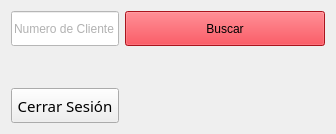
                     <widget class="QWidget" name="lytPsicologo">
                      <layout class="QVBoxLayout" name="verticalLayout_44">
                       <item>
                        <layout class="QGridLayout" name="gridLayout_9">
                         <item row="0" column="0">
                          <widget class="QLineEdit" name="txtNClientePsi">
                           <property name="sizePolicy">
                            <sizepolicy hsizetype="Expanding" vsizetype="Minimum">
                             <horstretch>0</horstretch>
                             <verstretch>0</verstretch>
                            </sizepolicy>
                           </property>
                           <property name="minimumSize">
                            <size>
                             <width>0</width>
                             <height>35</height>
                            </size>
                           </property>
                           <property name="maximumSize">
                            <size>
                             <width>425</width>
                             <height>35</height>
                            </size>
                           </property>
                           <property name="styleSheet">
                            <string notr="true">background-color: rgb(255, 255, 255);
color: rgb(100, 100,100 );
font: 10pt &quot;Montserrat&quot;;
selection-background-color: rgb(237, 28, 40);
</string>
                           </property>
                           <property name="text">
                            <string/>
                           </property>
                           <property name="maxLength">
                            <number>5</number>
                           </property>
                           <property name="placeholderText">
                            <string>Numero de Cliente</string>
                           </property>
                          </widget>
                         </item>
                         <item row="0" column="1">
                          <widget class="QPushButton" name="btnBPsi">
                           <property name="minimumSize">
                            <size>
                             <width>200</width>
                             <height>35</height>
                            </size>
                           </property>
                           <property name="maximumSize">
                            <size>
                             <width>200</width>
                             <height>35</height>
                            </size>
                           </property>
                           <property name="cursor">
                            <cursorShape>PointingHandCursor</cursorShape>
                           </property>
                           <property name="styleSheet">
                            <string notr="true">background-color: rgb(237, 28, 40);
font: 11pt &quot;Montserrat&quot;;</string>
                           </property>
                           <property name="text">
                            <string>Buscar</string>
                           </property>
                          </widget>
                         </item>
                         <item row="1" column="0">
                          <widget class="QLabel" name="lblNClientePsi">
                           <property name="minimumSize">
                            <size>
                             <width>0</width>
                             <height>30</height>
                            </size>
                           </property>
                           <property name="maximumSize">
                            <size>
                             <width>16777215</width>
                             <height>30</height>
                            </size>
                           </property>
                           <property name="text">
                            <string/>
                           </property>
                          </widget>
                         </item>
                         <item row="2" column="0">
                          <widget class="QPushButton" name="btnCSPsi">
                           <property name="minimumSize">
                            <size>
                             <width>0</width>
                             <height>35</height>
                            </size>
                           </property>
                           <property name="maximumSize">
                            <size>
                             <width>200</width>
                             <height>35</height>
                            </size>
                           </property>
                           <property name="font">
                            <font>
                             <family>Montserrat</family>
                             <pointsize>11</pointsize>
                             <italic>false</italic>
                             <bold>false</bold>
                            </font>
                           </property>
                           <property name="cursor">
                            <cursorShape>PointingHandCursor</cursorShape>
                           </property>
                           <property name="autoFillBackground">
                            <bool>false</bool>
                           </property>
                           <property name="styleSheet">
                            <string notr="true">background-color: rgb(237, 28, 40
);
font: 11pt &quot;Montserrat&quot;;</string>
                           </property>
                           <property name="text">
                            <string>Cerrar Sesión</string>
                           </property>
                          </widget>
                         </item>
                        </layout>
                       </item>
                      </layout>
                     </widget>
